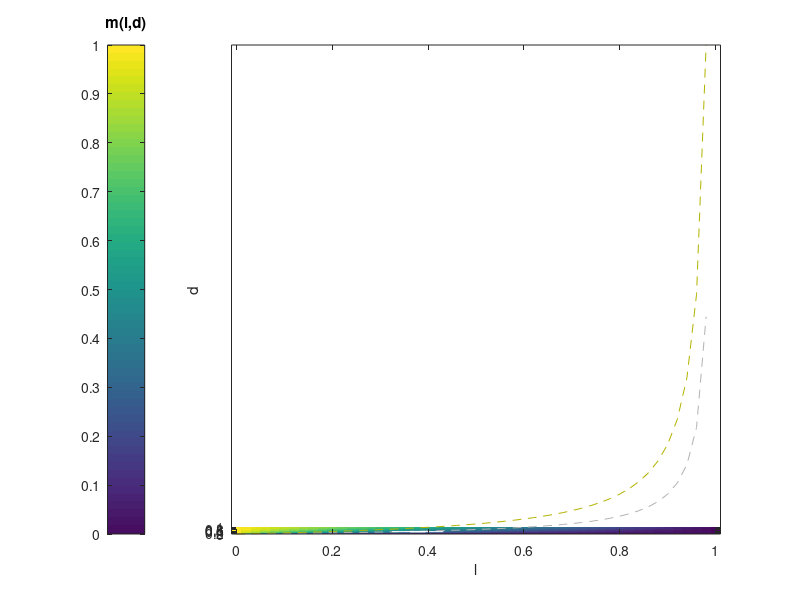

The MATLAB script that drew this image:
%2017-03-29, EL: generate Fig. 4-figSup3
%dependencies: export_fig.m from FileExchange for figure export

TOEXP = 0; %export figure? (1=yes)

%% compute m = d*(1-L)/(l+d*(1-L)) as a heatmap
Lrange = [0:0.02:1.0];
Drange = [0:0.02:1.0];
[Lslope, Dslope] = meshgrid(Lrange, Drange);
Mslope = Dslope.*(1-Lslope)./(Lslope+Dslope.*(1-Lslope));
Mslope(isinf(Mslope)) = nan;
Mslope(abs(Mslope) > 2) = nan;
Mslope(isnan(Mslope)) = min(min(Mslope))-0.03;

Ltick = Lrange(1):0.2:Lrange(end);
Dtick = Drange(1):0.2:Drange(end);

%slopefun
mslopefun = (@(D,L) D*(1-L)/(L+D*(1-L)));

%isoclines for m = 0.4, 0.6
dfun = (@(m,L) m.*L./((m-1).*(L-1.0)));
lgrid = 0:0.02:0.98;
d_lo = dfun(0.4,lgrid);
d_hi = dfun(0.6,lgrid);

%box for our best guesses for l and d
% recall from step fun analysis
% from bootstrapping m along with l and d, for two values of OMR = wD/wL
% lslope = 0.37832 +/- 0.053336
% dslope = 0.34435 +/- 0.033016
% mslope = 0.36366 +/- 0.056944, for OMR=1
l_lims = 0.37832 + 0.053336*[-1 1]; 
d_lims = 0.34435 + 0.033016*[-1 1];

%% plot figure
fM_LandD = figure();
imagesc(Lrange,Drange,Mslope);
hold on;

plot(lgrid,d_lo,'linestyle','--','color',[0.7 0.7 0.7]);
hold on;
plot(lgrid,d_hi,'linestyle','--','color',[0.7 0.7 0.]);

%% plot crosshair

%horiz.
chCol = 'w';
plot(l_lims, [1 1]*mean(d_lims),'-','color',chCol);
plot(mean(l_lims)+diff(l_lims)*0.15*[1 -1], ...
    [1 1]*(d_lims(1)),'-','color',chCol);
plot(mean(l_lims)+diff(l_lims)*0.15*[1 -1], ...
    [1 1]*(d_lims(2)),'-','color',chCol);

%vert
plot([1 1]*mean(l_lims), d_lims,'-','color',chCol);
plot([1 1]*(l_lims(1)), ...
    mean(d_lims)+diff(d_lims)*0.15*[1 -1], '-','color',chCol);
plot([1 1]*(l_lims(2)), ...
    mean(d_lims)+diff(d_lims)*0.15*[1 -1], '-','color',chCol);

 
ax(1)=gca;
set(gca,'xtick',Ltick,'ytick',Dtick);
set(gca,'ydir','normal');
axis('square');
xlabel('l');
ylabel('d');
grid off;
%box off;

colordata = colormap;
colordata(1,:) = [0.8 0.8 0.8];
colormap(colordata);

cbar=colorbar('location','westoutside');
hold on;
%plot(cbar,[0 1],0.5*[0 1],'w');
set(cbar,'ylim',[0.0 1]);
set(cbar,'ytick',floor(10*[min(min(Mslope)):0.1:max(max(Mslope+0.2))])/10);
title(cbar,'m(l,d)');
grid off;

set(fM_LandD,'units','inches','position',[0 0 6 4]);

if TOEXP==1
    export_fig([getDate('yyyy-mm-dd') '_mSlopeHeatMap_' ...
        getDate('HH.MM.SS') '.pdf'],...
        '-cmyk','-painters',fM_LandD);
end